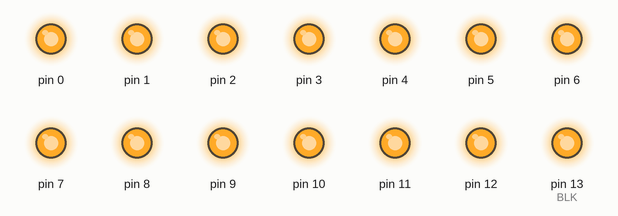
Bench run of a sketch on a simulated Arduino Uno, built with avr-gcc and run on an emulated ATmega328P. Parts: output pins drawn as LEDs (lit = HIGH). Random numbers use the default seed unless the sketch sets one.

Above: at 0.1 s.
At 40.0 s:
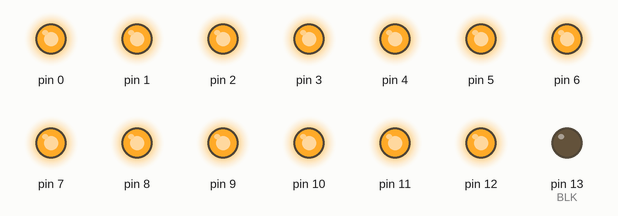
Timing chart, 0 to 40.0 s (numbered marks = the images above):
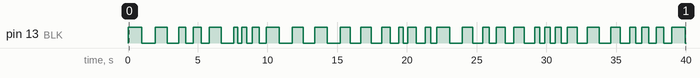

The sketch:

aleatorio.ino
```cpp
#define BLK 13
#define AIN A0

void setup() {
  int i;

  for (i = 0; i <= BLK; ++i)
    pinMode(i, OUTPUT);
  pinMode(AIN, INPUT);
  for (i = 0; i < BLK; ++i)
    digitalWrite(i, HIGH);
  randomSeed(analogRead(AIN));
}

void loop() {
  int waitTime = (int) random(500, 2001);

  digitalWrite(BLK, HIGH);
  delay(waitTime/2);
  digitalWrite(BLK, LOW);
  delay(waitTime/2);
}
```

Measured:
- by itself, pin 13 (BLK): LOW → HIGH at 0.00 s, → LOW 0.98 s later, → HIGH 0.98 s later, → LOW 0.84 s later, … (64 changes in this stretch)
